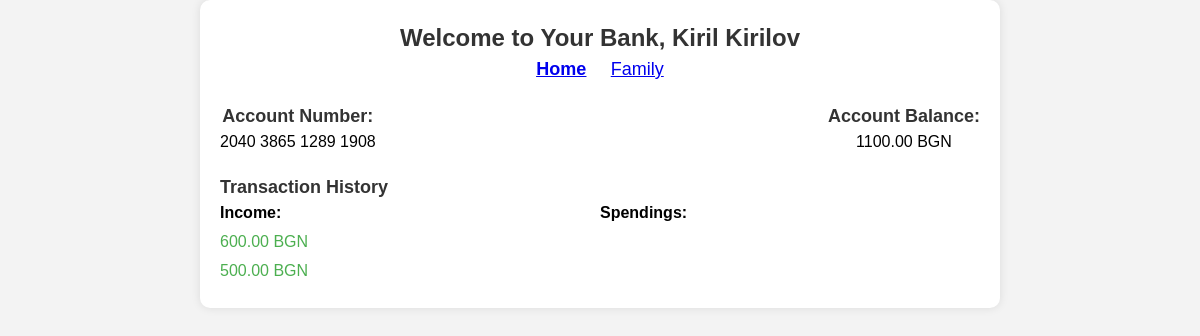
/home/, run on an earlier commit of the app's database.
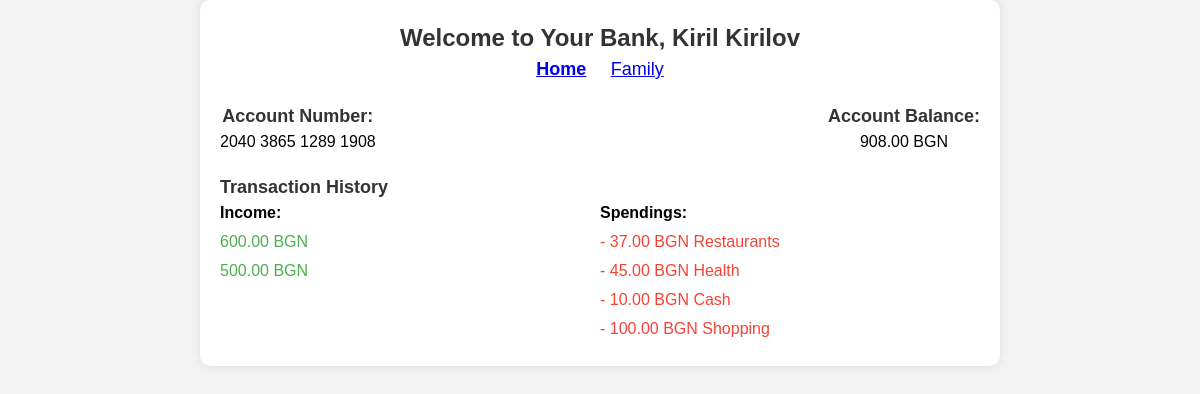
And on a later commit of the database.
### base/models.py (models this page shows, shortened)
class Account(models.Model):
    holder = models.ForeignKey(Customer, on_delete=models.SET_NULL, null=True)
    number = models.CharField(max_length=20)
    amount = models.DecimalField(default=0, max_digits=20, decimal_places=2)
    updated = models.DateTimeField(auto_now=True)
    created = models.DateTimeField(auto_now_add=True)
    members = models.ManyToManyField(Customer, related_name="members", blank=True, null=True)
    type = models.CharField(max_length=20, choices=TYPES, blank=True)
    name = models.CharField(max_length=50, null=True)

class Customer(models.Model):
    name = models.CharField(max_length=200)
    date_of_birth = models.DateTimeField(default=timezone.now)
    personal_number = models.CharField(max_length=15, default="0000000000")
    gender = models.CharField(max_length=20, choices=GENDERS, default="Male")

class Income(models.Model):
    affected_account = models.ForeignKey(Account, on_delete=models.SET_NULL, null=True)
    amount = models.DecimalField(max_digits=20, decimal_places=2)
    updated = models.DateTimeField(auto_now=True)
    created = models.DateTimeField(auto_now_add=True)
    class Meta:
        ordering = ["-updated", "-created"]

class Spends(models.Model):
    affected_account = models.ForeignKey(Account, on_delete=models.SET_NULL, null=True)
    amount = models.DecimalField(max_digits=20, decimal_places=2)
    category = models.CharField(max_length=50, choices=CATEGORIES)
    updated = models.DateTimeField(auto_now=True)
    created = models.DateTimeField(auto_now_add=True)
    class Meta:
        ordering = ["-updated", "-created"]

### base/views.py (the view)
# urls.py: path("home/", views.home_page, name="home"),
def home_page(request):
    account = Account.objects.get(id=1)
    incomes = Income.objects.filter(affected_account=account)
    spending = Spends.objects.filter(affected_account=account)
    account.amount = set_account_amount(account)
    context = {"account": account, "incomes": incomes, "spending": spending
               }
    return render(request, "home.html", context)

### base/views.py (called while the page is built)
def set_account_amount(account):
    incomes = Income.objects.filter(affected_account=account)
    spending = Spends.objects.filter(affected_account=account)
    amount = 0
    for inc in incomes:
        amount += inc.amount
    for spend in spending:
        amount -= spend.amount
    return amount

### templates/home.html (shortened to what this page needs)
<!DOCTYPE html>
{% load static %}
<html lang="en">
<head>
    <link rel="stylesheet" href="{% static 'styles/style.css' %}">
</head>
<body>
    <div class="container">
        <header>
            <h1>Welcome to Your Bank, {{account.holder.name}}</h1>
            <nav class="tabs">
                <ul>
                    <li class="active-tab"><a href="{% url 'home' %}">Home</a></li>
                    <li><a href="{% url 'family' %}">Family</a></li>
                </ul>
            </nav>
        </header>
        <section class="tab-content">
            <div class="tab home-tab active">
                <section class="account-info">
                    <div class="account-details">
                        <h2>Account Number:</h2>
                        <p>{{account.number}}</p>
                    </div>
                    <div class="account-balance">
                        <h2>Account Balance:</h2>
                        <p>{{ account.amount }} BGN</p>
                    </div>
                </section>
                <section class="transaction-history">
                    <h2>Transaction History</h2>
                    <div class="transaction-list">
                        <div class="income">
                            <p><strong>Income:</strong></p>
                            <ul>
                                {% for income in incomes %}
                                	<li>{{ income.amount }} BGN </li>
                                {% endfor %}
                            </ul>
                        </div>
                        <div class="spend">
                            <p><strong>Spendings:</strong></p>
                            <ul>
                                {% for spends in spending %}
                                <li> - {{ spends.amount }} BGN {{ spends.category }}</li>
                                {% endfor %}
                            </ul>
                        </div>
                    </div>
                </section>
            </div>
        </section>
    </div>
</body>
</html>

### static/styles/style.css (style rules this page uses)
*, *::before, *::after { box-sizing: border-box; }
body, h1, h2, h3, h4, p, figure, blockquote, dl, dd { margin-block-end: 0; }
body { min-height: 100vh; text-rendering: optimizeSpeed; line-height: 1.5; }
a:not([class]) { text-decoration-skip-ink: auto; }
body, h1, h2, p, ul { margin: 0; padding: 0; }
body { font-family: Arial, sans-serif; background-color: #f3f3f3; }
.container { max-width: 800px; margin: 0 auto; background-color: #fff; padding: 20px; border-radius: 10px; box-shadow: 0 0 10px rgba(0, 0, 0, 0.1); }
header { text-align: center; margin-bottom: 20px; }
h1 { font-size: 24px; color: #333; }
.account-info { display: flex; justify-content: space-between; margin-bottom: 20px; }
.account-details, .account-balance { text-align: center; }
h2 { font-size: 18px; color: #333; }
.transaction-history { margin-top: 20px; }
.transaction-list { display: flex; justify-content: space-between; }
.income, .spend { flex: 1; }
ul { list-style: none; }
.income ul li, .spend ul li { margin: 5px 0; font-size: 16px; color: #333; }
.income ul li { color: #4CAF50; }
.spend ul li { color: #F44336; }
.tabs { text-align: center; }
.tabs ul { list-style: none; padding: 0; }
.tabs ul li { display: inline; margin: 0 10px; cursor: pointer; font-size: 18px; color: #333; }
.tabs ul li.active-tab { font-weight: bold; text-decoration: underline; }
.tab { display: none; }
.tab.active { display: block; }

What changed in the data, as far as the page shows it:
computed for Account "Kiril Kirilov": amount "1100.00" → "908.00"
added Spends: amount "37.00", category "Restaurants"
added Spends: amount "45.00", category "Health"
added Spends: amount "10.00", category "Cash"
added Spends: amount "100.00", category "Shopping"
